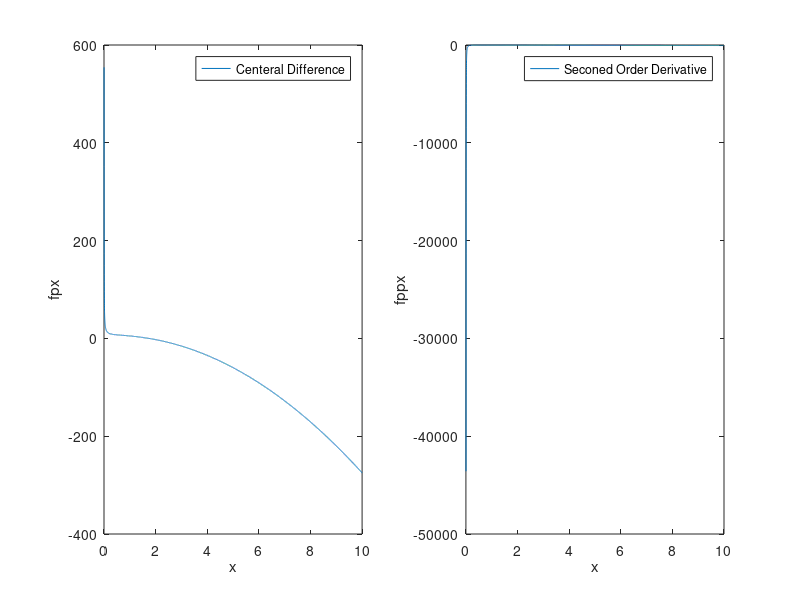

MATLAB code for this plot:
% Q7 _ Simpson, Diffrential, Integtal
% Ali Maher
% Mohammad Zahmatkesh
% Alireza Khayami
%%
clear
close
clc
%% Get data from file
file = fopen('deta.txt','r');
data = fscanf(file,'%f');
fclose(file);
x = [];
y = [];
n = size(data);
n = n(1);
i = 1;
while i<=n
    x = [x data(i)];
    i = i + 1;
    y = [y data(i)];
    i = i + 1;
end
clear data, clear file;
%% Calculate Part 1
% odd index
oddItemSum = 0;
for i = 2: 2: n/2
    oddItemSum = oddItemSum + y(i) * 4;
end

% even index
evenItemSum = 0;
for i = 3: 2: (n/2)-1
    evenItemSum = evenItemSum + y(i) * 2;
end

% first and last index + totalSum
totalSum = 0;
totalSum = oddItemSum + evenItemSum + y(1) + y(n/2);

% last calculate
disp('Answer for part A is:')
result = ((x(n/2) - x(1)) * totalSum / (3 * n/2))
%% Calculate Part 2
fpx = [];
for i = 2: n/2 - 1
   fpx = [fpx (y(i+1) - y(i-1)) / (x(i+1) - x(i-1))];
end
disp('Answer for part B is:')
fpx
subplot(1, 2, 1)
plot(x(2): 0.001: x(n/2 - 1), fpx)
legend('Centeral Difference')
xlabel('x')
ylabel('fpx')
%% Calculate Part 3
fppx = [];
for i = 4: 9990            % 5 to 9991
   fppx = [fppx (fpx(i+1)-fpx(i-1))/(x(i+2)-x(i))];
end
disp('Answer for part C is:')
fppx
subplot(1, 2, 2)
plot(x(4): 0.001: x(9990), fppx)
legend('Seconed Order Derivative')
xlabel('x')
ylabel('fppx')